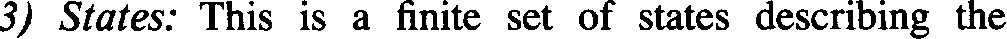
#> input picture disc/mo443/trab3/img/line1.png, 1007 x 39 px
$ python lines.py img/line1.png   (older library calls are emulated)
#> lines starting #> are read from the running program, lines starting #| are printed output that depends on the picture; after the words box and inside, x2 and y2 are one past the last pixel; in counts of white or black regions, pixels touching at a corner belong together
import cv2
import numpy as np
import sys


def save(file, img):
    # turn back to gray scale
    aux = img.copy()
    aux[aux == 0] = 255
    aux[aux == 1] = 0
    cv2.imwrite(file, aux)


img = cv2.imread(sys.argv[1], cv2.IMREAD_UNCHANGED)
#> img: shape (39, 1007); 79.5% white; 49 black regions (1 under 20 px), largest, box (x1, y1, x2, y2) and area: (956, 0, 987, 30) 387, (654, 5, 684, 30) 342, (397, 0, 418, 30) 298
img[img == 0] = 1  # all black pixels to 1
img[img == 255] = 0  # all whites pixels to 0

# print img shape
print(img.shape)
#| (39, 1007)


kernel1 = np.ones((1, 10), np.uint8)
img1 = cv2.dilate(img, kernel1, iterations=1)
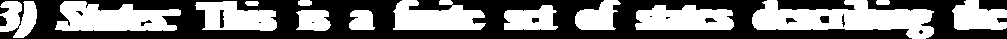
#> img1: shape (39, 1007); values 0 (black) and 1 (white), 45.2% white; 14 white regions, largest, box (x1, y1, x2, y2) and area: (752, 0, 934, 39) 3989, (55, 1, 181, 31) 2672, (393, 0, 486, 30) 2022
# save("line1.png", img1)
# img1 = cv2.erode(img1, kernel1, iterations=1)
# save("line2.png", img1)

kernel2 = np.ones((10, 1), np.uint8)
img2 = cv2.dilate(img1, kernel2, iterations=1)
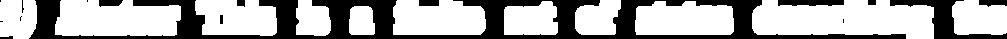
#> img2: shape (39, 1007); values 0 (black) and 1 (white), 65.5% white; 16 black regions (6 under 20 px), largest, box (x1, y1, x2, y2) and area: (29, 0, 906, 39) 11376, (890, 0, 1007, 39) 1265, (778, 0, 844, 6) 348
# [9 lines of commented-out code are left out]
kernel = np.ones((1, 3), np.uint8)
img = cv2.morphologyEx(img2, cv2.MORPH_CLOSE, kernel)
#> img: shape (39, 1007); values 0 (black) and 1 (white), 65.6% white; 11 black regions (1 under 20 px), largest, box (x1, y1, x2, y2) and area: (29, 0, 906, 39) 11363, (890, 0, 1007, 39) 1263, (778, 0, 844, 6) 346

nlabels, labels, stats, centroids = cv2.connectedComponentsWithStats(
    img, None, None, None, 8, cv2.CV_32S
)
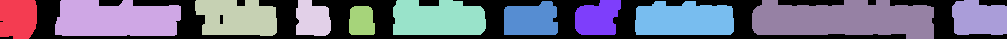
#> labels: shape (39, 1007) int32; 12 distinct labels, from 0 to 11; one colour per label, 0 black
#> nlabels = 12; stats = [[0, 0, 1007, 39, 13519], [0, 0, 37, 39, 1351], [55, 0, 126, 36, 3954], [195, 0, 82, 36, 2509], [296, 0, 35, 36, 1056], [393, 0, 93, 35, 2915], [504, 1, 54, 34, 1585], [575, 0, 46, 35, 1309], [635, 1, 99, 34, 2980], [752, 0, 182, 39, 5718], [952, 0, 55, 35, 1689], [349, 6, 26, 29, 688]]; centroids = [[494.7, 19.51], [17.59, 18.09], [115.7, 19.06], [236.6, 17.56], [312.1, 18.97], [437.6, 18.4], [530.6, 19.45], [597.1, 17.88], [683.8, 19.22], [843.9, 19.02], [978.7, 18.04], [361.2, 20.66]]

img = cv2.imread(sys.argv[1], cv2.IMREAD_UNCHANGED)
img = cv2.cvtColor(img, cv2.COLOR_GRAY2RGB)
#> img is the input picture: shape (39, 1007, 3); 79.5% white; 49 black regions (1 under 20 px), largest, box (x1, y1, x2, y2) and area: (956, 0, 987, 30) 387, (654, 5, 684, 30) 342, (397, 0, 418, 30) 298
for i in range(nlabels):
    x, y, w, h = stats[i][:4]
    img = cv2.rectangle(img, (x, y), (x + w, y + h), (255, 0, 0), 2)
#> this loop made 12 passes
#> (x, y, w, h) on passes 1 to 12: (0, 0, 1007, 39), (0, 0, 37, 39), (55, 0, 126, 36), (195, 0, 82, 36), (296, 0, 35, 36), (393, 0, 93, 35), (504, 1, 54, 34), (575, 0, 46, 35), (635, 1, 99, 34), (752, 0, 182, 39), (952, 0, 55, 35), (349, 6, 26, 29)
#> pass 1, `img = cv2.rectangle(img, (x, y), (x + w, y + h), (255, 0, 0), 2)`:
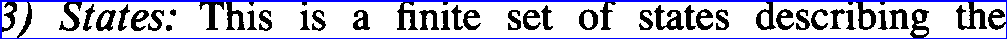
#> img: shape (39, 1007, 3); 7.97% of pixels changed, all inside (x1, y1, x2, y2) = (0, 0, 1007, 39)
#> pass 2, `img = cv2.rectangle(img, (x, y), (x + w, y + h), (255, 0, 0), 2)`:
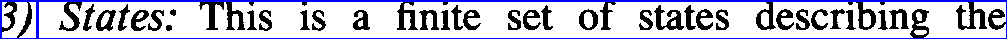
#> img: shape (39, 1007, 3); 0.27% of pixels changed, all inside (x1, y1, x2, y2) = (36, 2, 39, 38)
#> pass 3, `img = cv2.rectangle(img, (x, y), (x + w, y + h), (255, 0, 0), 2)`:
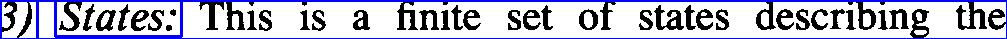
#> img: shape (39, 1007, 3); 1.48% of pixels changed, all inside (x1, y1, x2, y2) = (54, 2, 183, 38)
#> after the loop:
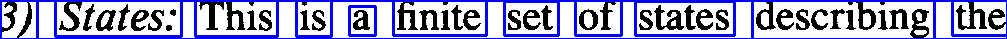
#> img: shape (39, 1007, 3); 8.61% of pixels changed, all inside (x1, y1, x2, y2) = (194, 2, 1006, 38)

cv2.imwrite(sys.argv[1].split(".")[0] + "out.png", img)

# save("line_out.png", img)

$ run again, with disc/mo443/trab3/img/line3.png copied over disc/mo443/trab3/img/line1.png
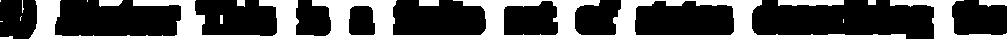
#> input picture disc/mo443/trab3/img/line3.png, 1007 x 39 px
#| (39, 1007)
#> img1: shape (39, 1007); values 0 (black) and 1 (white), 74.8% white; 7 black regions (1 under 20 px), largest, box (x1, y1, x2, y2) and area: (34, 0, 902, 39) 8443, (895, 0, 1007, 39) 905, (783, 0, 840, 5) 285, (984, 0, 1007, 5) 115, (104, 0, 119, 6) 79, (424, 0, 435, 6) 66
#> img2: shape (39, 1007); values 0 (black) and 1 (white), 88.4% white; 14 black regions (1 under 20 px), largest, box (x1, y1, x2, y2) and area: (317, 0, 392, 39) 912, (468, 0, 536, 39) 508, (138, 0, 199, 39) 463
#> `nlabels, labels, stats, centroids = cv2.connectedComponentsWithStats( ..`:
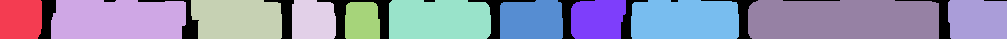
#> labels: shape (39, 1007) int32; 12 distinct labels, from 0 to 11; one colour per label, 0 black
#> nlabels = 12; stats = [[38, 0, 969, 39, 4575], [0, 0, 42, 39, 1616], [51, 0, 135, 39, 5036], [191, 0, 91, 39, 3359], [292, 0, 44, 39, 1637], [389, 0, 102, 39, 3869], [500, 0, 63, 39, 2353], [571, 0, 55, 39, 1979], [631, 0, 108, 39, 4083], [748, 0, 191, 39, 7293], [948, 0, 59, 39, 2241], [345, 2, 35, 37, 1232]]; centroids = [[461.3, 16.39], [20.23, 18.8], [117.7, 19.41], [237.1, 18.85], [312.9, 19.68], [438.7, 19.38], [531.1, 19.74], [597.3, 18.87], [684.5, 19.49], [843.3, 19.34], [977.3, 19.05], [361.7, 20.6]]
#> img is the input picture: shape (39, 1007, 3); 34.5% white; 16 white regions (6 under 20 px), largest, box (x1, y1, x2, y2) and area: (29, 0, 906, 39) 11376, (890, 0, 1007, 39) 1265, (778, 0, 844, 6) 348
#> the loop `for i in range(nlabels):` made 12 passes
#> (x, y, w, h) on passes 1 to 8: (38, 0, 969, 39), (0, 0, 42, 39), (51, 0, 135, 39), (191, 0, 91, 39), (292, 0, 44, 39), (389, 0, 102, 39), (500, 0, 63, 39), (571, 0, 55, 39)
#> after the loop `for i in range(nlabels):`:
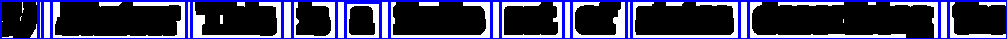
#> img: shape (39, 1007, 3); mean B, G, R 92.9, 57.5, 57.5
